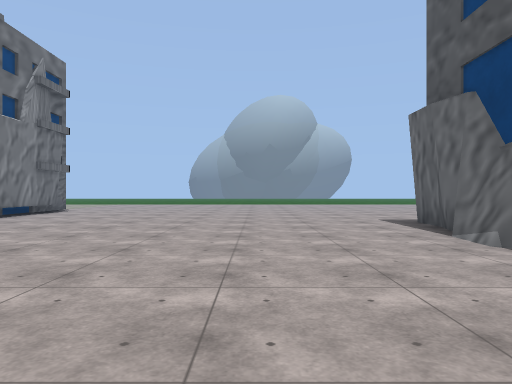
[1] (above)

24 first-person views from a walk through a Unity game level. The camera is 1.3 m above the floor, looks level and sees 70° across. The floor is counted in squares, 2 m on a side. Each view is taken from the middle of a square. On the plan, view 1 faces up. The plan holds only what a view shows up to about 11 squares ahead; the rest is blank. The place goes on beyond the plan. Some surface patterns are stand-ins.

[2]
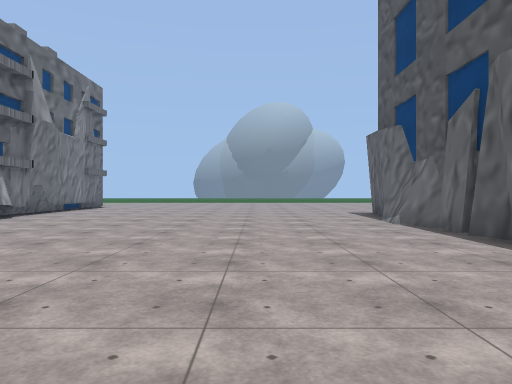

[3]
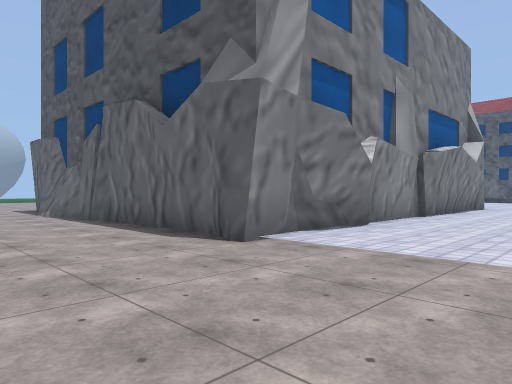

[4]
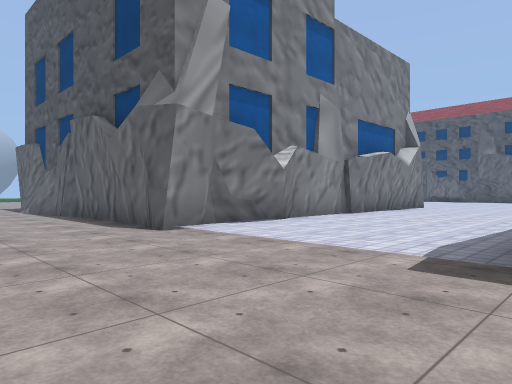

[5]
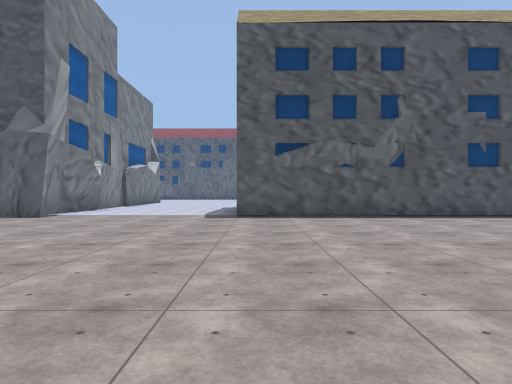

[6]
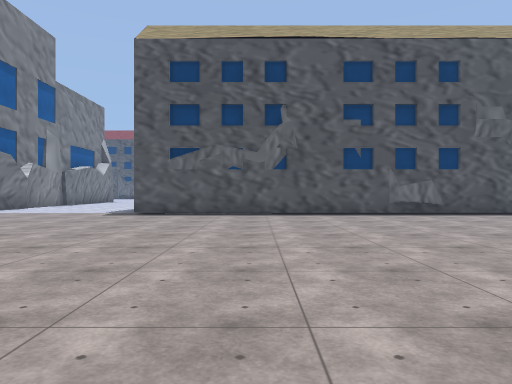

[7]
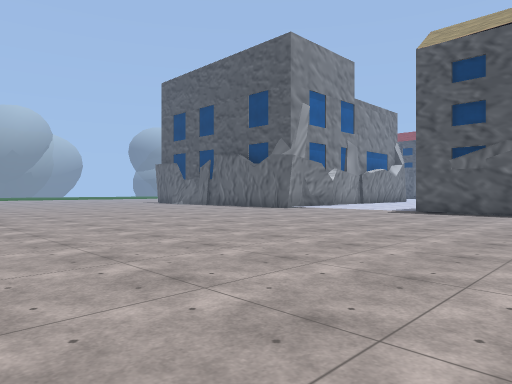

[8]
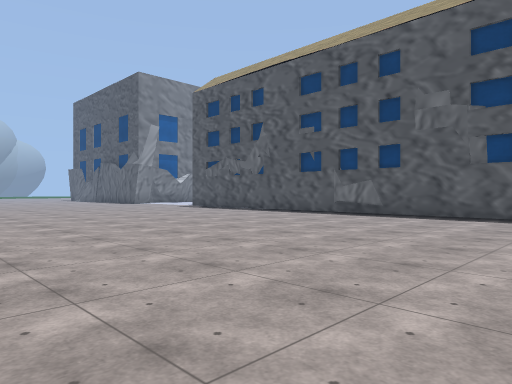

[9]
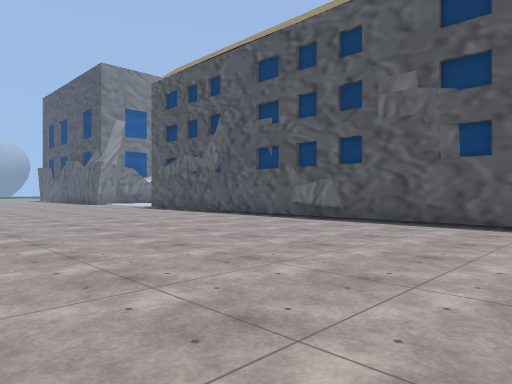

[10]
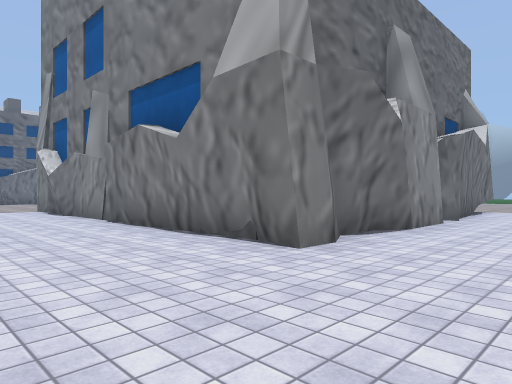

[11]
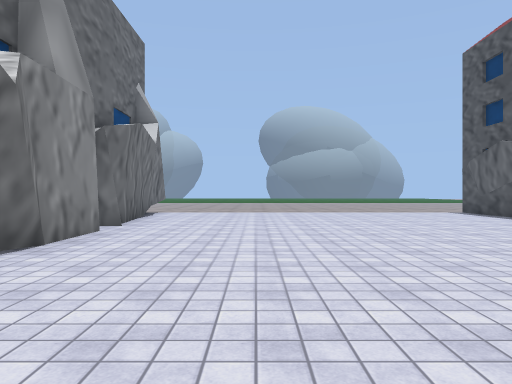

[12]
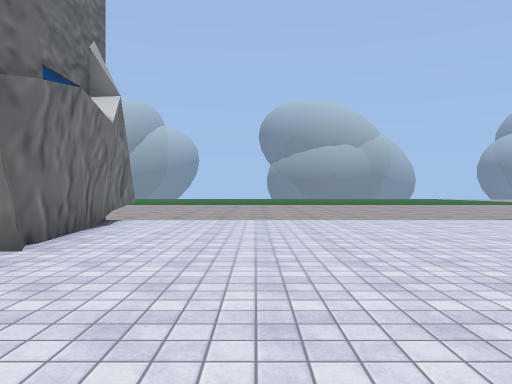

[13]
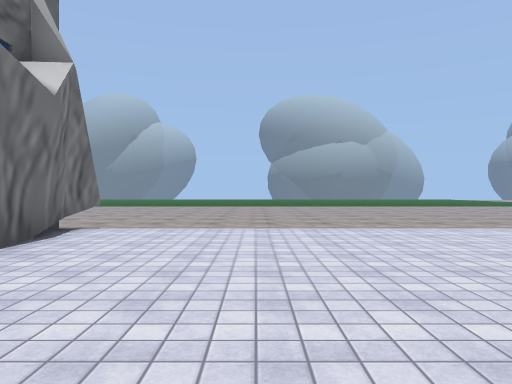

[14]
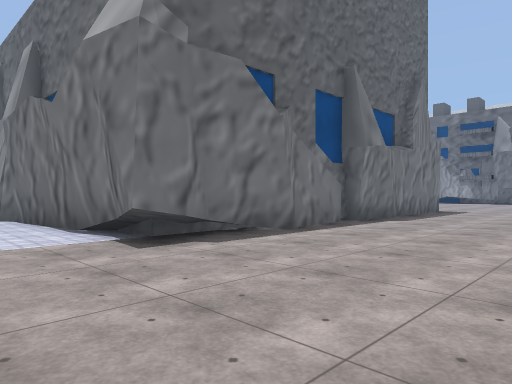

[15]
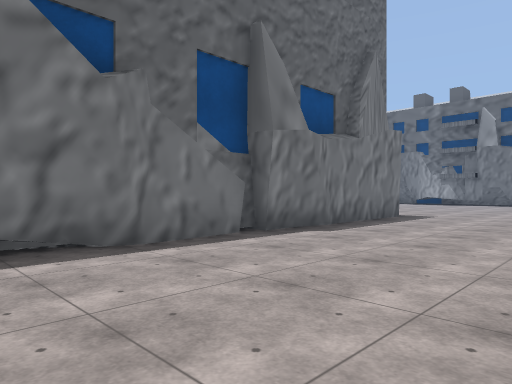

[16]
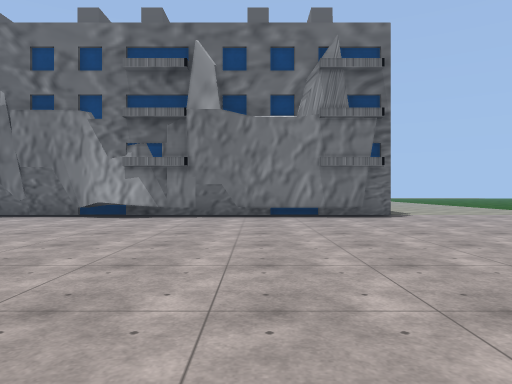

[17]
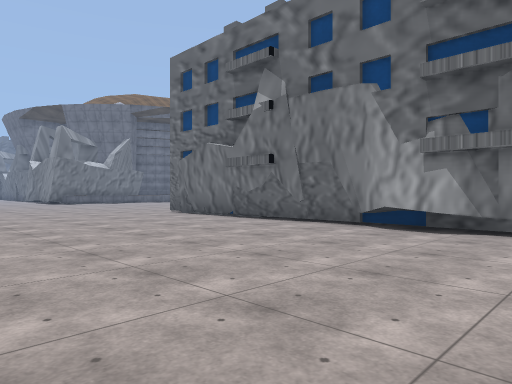

[18]
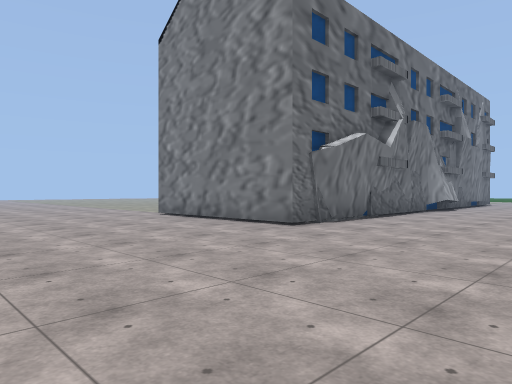

[19]
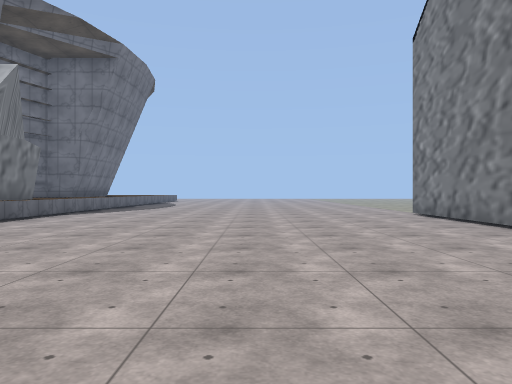

[20]
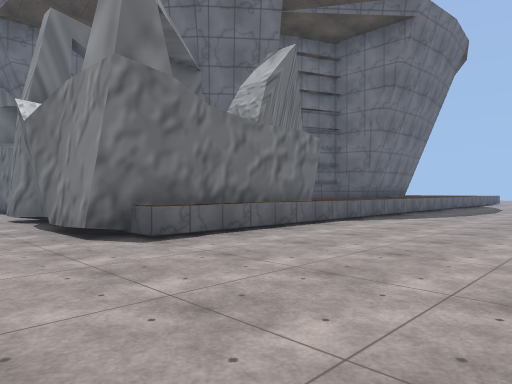

[21]
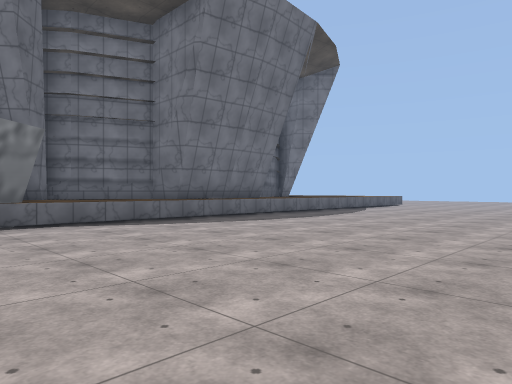

[22]
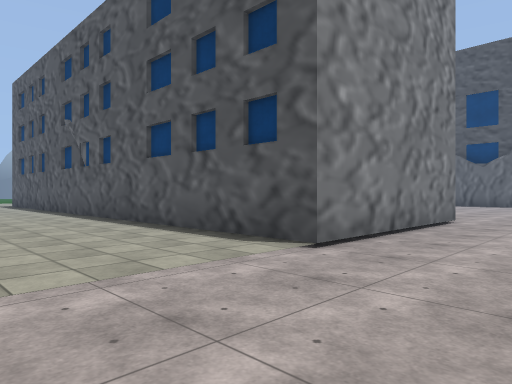

[23]
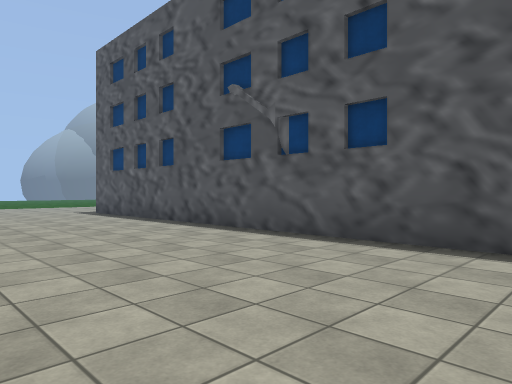

[24]
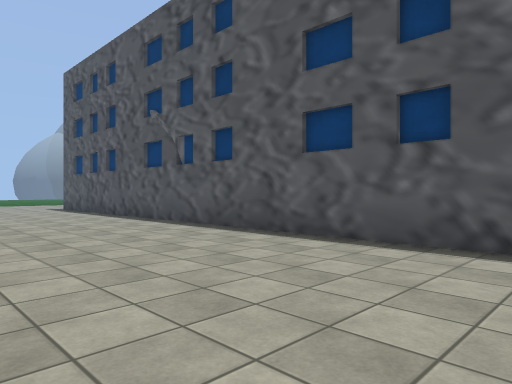

### Floor plan
Key: @ floor where view 1 was taken; # wall or solid block; . floor; ^ raised ledge; O other object.
Columns run from 16 left of view 1 to 24 right of it. Each row starts with its distance up from view 1.
 12   ...#   #......          ...............
 11   ...#   #...............................
 10   ...#   #...............................
  9  ....#   #...............................
  8  ....#   #..........OOOOO..O.OO.........
  7  ....#   #..........O OOOOOOOOO.........#
  6  ....#   ##........OO        OO.........#
  5  ....#   ##........OO        OO.........#
  4 .....#   #.........OO        OO.........
  3 .....#   #.........OO        OO........
  2 .....#   #..........O        OO.......
  1 .....#   #..........O        OO.......
  0 .....#   #......@...O        OO......
 -1 .....#   #..........O        OO.....
 -2 .....#####.........OOOOOOOOOOOO.....
 -3  .....................O...O.O.O....
 -4  .................................
 -5  .................................
 -6 ............................. ....
 -7 .........................
 -8 ....................#
 -9 ....................#
-10 ....................#
-11 ....................#
-12 ....................#
-13 ^^^^^^#####.........#
-14 ##^^^^    #.........#
-15  ##^^^    #.........#
-16    ###    #.........#
-17           #.........#
-18           #.........#
-19           ..........#
-20           ..........#
-21           ......

Where each view was taken, in squares from view 1:
view 1: 0 up, 0 right, facing up
view 2: 3 down, 0 right, facing up
view 3: 6 down, 0 right, facing up-right
view 4: 8 down, 0 right, facing up-right
view 5: 8 down, 6 left, facing right
view 6: 11 down, 7 left, facing right
view 7: 12 down, 8 left, facing up-right
view 8: 21 down, 6 left, facing up-right
view 9: 21 down, 4 left, facing up-right
view 10: 6 down, 17 right, facing up-left
view 11: 4 down, 17 right, facing up
view 12: 1 down, 17 right, facing up
view 13: 1 up, 17 right, facing up
view 14: 12 up, 16 right, facing down-left
view 15: 12 up, 13 right, facing down-left
view 16: 9 up, 3 right, facing left
view 17: 8 up, 0 right, facing down-left
view 18: 8 down, 2 left, facing up-left
view 19: 7 down, 1 left, facing left
view 20: 8 down, 4 left, facing down-left
view 21: 5 down, 9 left, facing down-left
view 22: 5 down, 15 left, facing up-right
view 23: 1 up, 16 left, facing up-right
view 24: 2 down, 16 left, facing up-right
